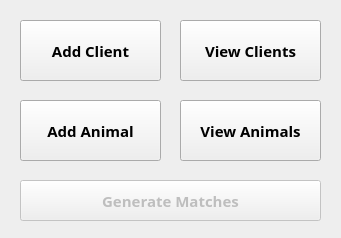
<?xml version="1.0" encoding="UTF-8"?>
<ui version="4.0">
 <class>PostLoginStaff</class>
 <widget class="QDialog" name="PostLoginStaff">
  <property name="geometry">
   <rect>
    <x>0</x>
    <y>0</y>
    <width>341</width>
    <height>238</height>
   </rect>
  </property>
  <property name="palette">
   <palette>
    <active>
     <colorrole role="WindowText">
      <brush brushstyle="SolidPattern">
       <color alpha="255">
        <red>200</red>
        <green>16</green>
        <blue>46</blue>
       </color>
      </brush>
     </colorrole>
     <colorrole role="Base">
      <brush brushstyle="SolidPattern">
       <color alpha="255">
        <red>255</red>
        <green>255</green>
        <blue>255</blue>
       </color>
      </brush>
     </colorrole>
     <colorrole role="Window">
      <brush brushstyle="SolidPattern">
       <color alpha="255">
        <red>238</red>
        <green>238</green>
        <blue>238</blue>
       </color>
      </brush>
     </colorrole>
    </active>
    <inactive>
     <colorrole role="WindowText">
      <brush brushstyle="SolidPattern">
       <color alpha="255">
        <red>200</red>
        <green>16</green>
        <blue>46</blue>
       </color>
      </brush>
     </colorrole>
     <colorrole role="Base">
      <brush brushstyle="SolidPattern">
       <color alpha="255">
        <red>255</red>
        <green>255</green>
        <blue>255</blue>
       </color>
      </brush>
     </colorrole>
     <colorrole role="Window">
      <brush brushstyle="SolidPattern">
       <color alpha="255">
        <red>238</red>
        <green>238</green>
        <blue>238</blue>
       </color>
      </brush>
     </colorrole>
    </inactive>
    <disabled>
     <colorrole role="WindowText">
      <brush brushstyle="SolidPattern">
       <color alpha="255">
        <red>190</red>
        <green>190</green>
        <blue>190</blue>
       </color>
      </brush>
     </colorrole>
     <colorrole role="Base">
      <brush brushstyle="SolidPattern">
       <color alpha="255">
        <red>238</red>
        <green>238</green>
        <blue>238</blue>
       </color>
      </brush>
     </colorrole>
     <colorrole role="Window">
      <brush brushstyle="SolidPattern">
       <color alpha="255">
        <red>238</red>
        <green>238</green>
        <blue>238</blue>
       </color>
      </brush>
     </colorrole>
    </disabled>
   </palette>
  </property>
  <property name="font">
   <font>
    <family>Egyptienne F</family>
    <pointsize>11</pointsize>
    <weight>75</weight>
    <italic>false</italic>
    <bold>true</bold>
   </font>
  </property>
  <property name="windowTitle">
   <string>Dialog</string>
  </property>
  <widget class="QPushButton" name="AddAnimalButton">
   <property name="geometry">
    <rect>
     <x>20</x>
     <y>100</y>
     <width>141</width>
     <height>61</height>
    </rect>
   </property>
   <property name="text">
    <string>Add Animal</string>
   </property>
   <property name="autoDefault">
    <bool>false</bool>
   </property>
  </widget>
  <widget class="QPushButton" name="ViewAnimalsButton">
   <property name="geometry">
    <rect>
     <x>180</x>
     <y>100</y>
     <width>141</width>
     <height>61</height>
    </rect>
   </property>
   <property name="font">
    <font>
     <family>Egyptienne F</family>
     <weight>75</weight>
     <italic>false</italic>
     <bold>true</bold>
    </font>
   </property>
   <property name="text">
    <string>View Animals</string>
   </property>
   <property name="autoDefault">
    <bool>false</bool>
   </property>
  </widget>
  <widget class="QPushButton" name="AddClientButton">
   <property name="enabled">
    <bool>true</bool>
   </property>
   <property name="geometry">
    <rect>
     <x>20</x>
     <y>20</y>
     <width>141</width>
     <height>61</height>
    </rect>
   </property>
   <property name="text">
    <string>Add Client</string>
   </property>
   <property name="autoDefault">
    <bool>false</bool>
   </property>
  </widget>
  <widget class="QPushButton" name="ViewClientsButton">
   <property name="enabled">
    <bool>true</bool>
   </property>
   <property name="geometry">
    <rect>
     <x>180</x>
     <y>20</y>
     <width>141</width>
     <height>61</height>
    </rect>
   </property>
   <property name="text">
    <string>View Clients</string>
   </property>
   <property name="autoDefault">
    <bool>false</bool>
   </property>
  </widget>
  <widget class="QPushButton" name="generateACMButton">
   <property name="enabled">
    <bool>false</bool>
   </property>
   <property name="geometry">
    <rect>
     <x>20</x>
     <y>180</y>
     <width>301</width>
     <height>41</height>
    </rect>
   </property>
   <property name="text">
    <string>Generate Matches</string>
   </property>
  </widget>
 </widget>
 <tabstops>
  <tabstop>AddClientButton</tabstop>
  <tabstop>ViewClientsButton</tabstop>
  <tabstop>AddAnimalButton</tabstop>
  <tabstop>ViewAnimalsButton</tabstop>
  <tabstop>generateACMButton</tabstop>
 </tabstops>
 <resources/>
 <connections/>
</ui>
